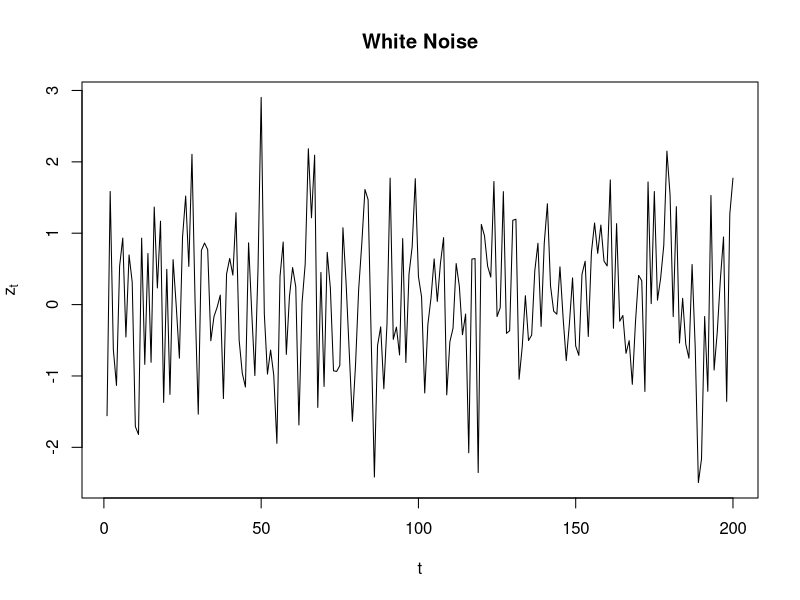
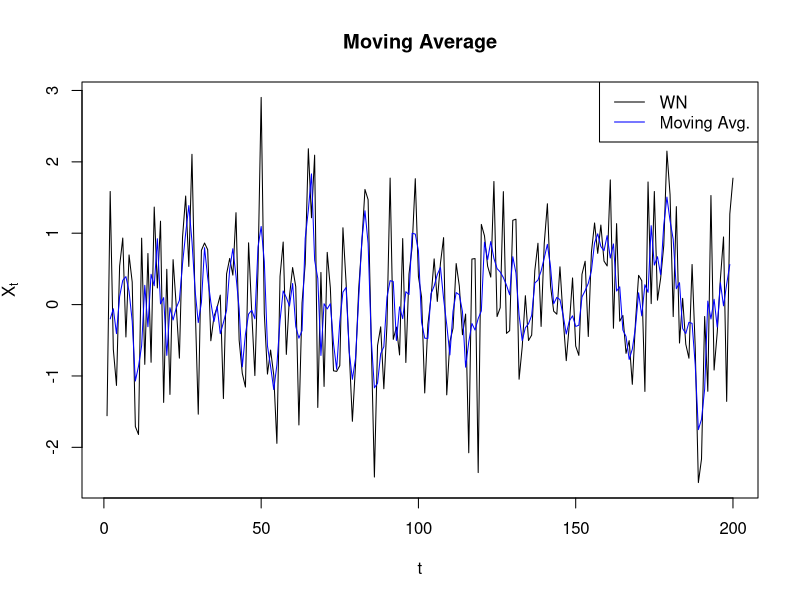
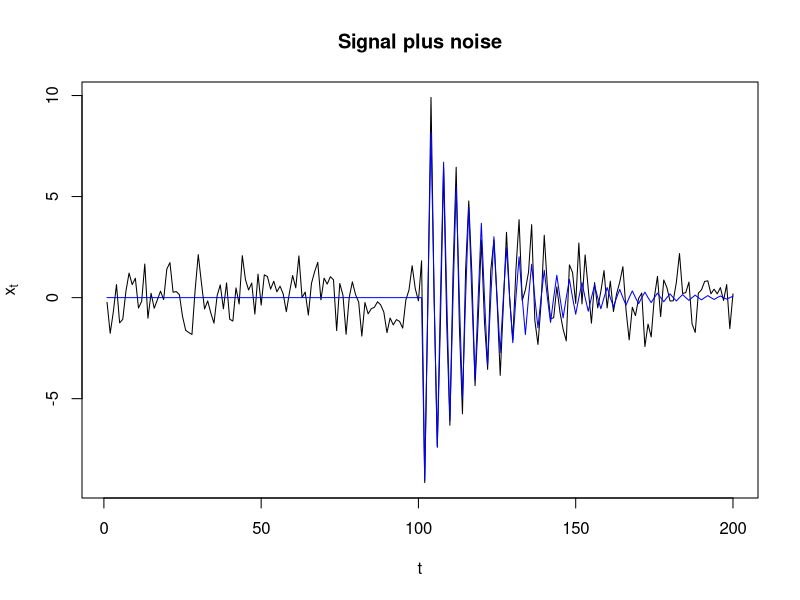
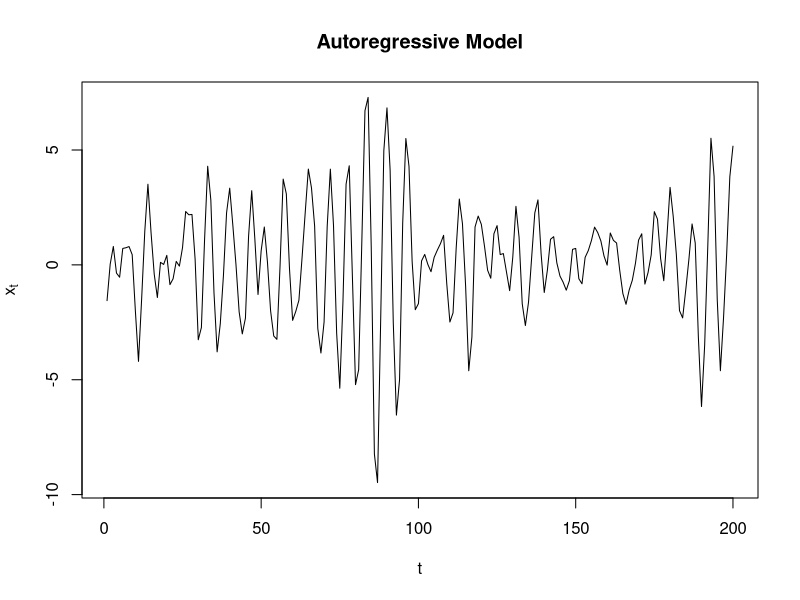
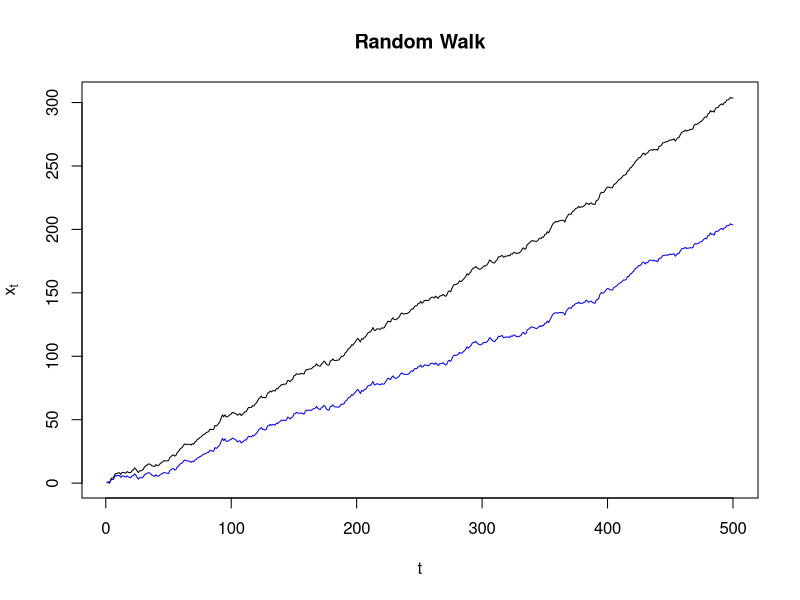
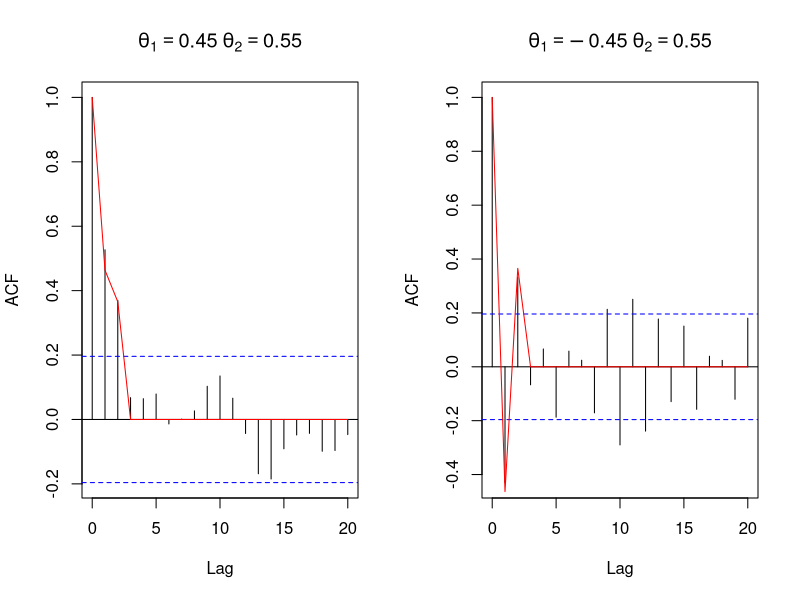

Source code (R) for these figures, in order:
## ---- chunk 1
# include=FALSE: the chunk of code is evaluated, but neither the code or its output is displayed (only for this current chunk)
knitr::opts_chunk$set(echo = TRUE) 
# globally, set echo=TRUE --> display both R code and the output
## ---- chunk 2
# simulate white noise from normal distribution with mean 0 and variance 1
z_t <- rnorm(200,0,1)
plot(z_t,xlab = "t",ylab = expression(z[t]),type = "l",main = "White Noise")
## ---- chunk 3
# See help for filter
?filter
# for explanation of what filter function does in R:
# https://stat.ethz.ch/pipermail/r-help/2008-August/170489.html
y_t = filter(z_t, filter = rep(1/3,3), sides = 2, method = "convolution")
# argument method: convulation to use moving average

# Plot of white-noise
plot(z_t,xlab = "t",ylab = expression(X[t]),type = "l",main = "Moving Average")
# Plot of moving-average
lines(y_t,col = "blue")
# Add legend
legend("topright",c("WN", "Moving Avg."),col = c("black","blue"),lty = 1)
## ---- chunk 4
s_t <- c(rep(0,100), 10*exp(-(1:100)/20)*cos(2*pi*1:100/4))
x_t <- ts(s_t + rnorm(200, 0, 1))
# Plot of time series
plot(x_t, xlab  = "t",ylab  = expression(x[t]),type = "l", main = "Signal plus noise")
# Add signal
lines(ts(s_t),col = "blue")

## ---- chunk 5
x_t <- filter(z_t,filter = c(1,-0.9),method = "recursive")
plot(x_t,xlab  = "t",ylab  = expression(x[t]),type = "l", main = "Autoregressive Model")
## ---- chunk 6
z_t <- rnorm(499,0,1)
x_t <- c(0,cumsum(z_t))
rw1 <- 1:500*0.6 + x_t
rw2 <- 1:500*0.4 + x_t
plot(rw1,type = "l",xlab = "t",ylab = expression(x[t]),
		 main = "Random Walk")
lines(rw2,col = "blue",type = "l")
## ---- chunk 7
# a
theta_1 <- 0.45
theta_2 <- 0.55
var_ma <- 1+theta_1^2+theta_2^2

# Simulate MA
x1 <- arima.sim(n = 100,model = list(ma=c(theta_1,theta_2)))
# Theoretical ACF
theo_acf1 <- c(var_ma,(theta_1 + theta_1*theta_2),theta_2,rep(0,18))/var_ma

# b
theta_1 <- -0.45
theta_2 <- 0.55
var_ma <- 1+theta_1^2+theta_2^2
x2 <- arima.sim(n = 100,model = list(ma=c(theta_1,theta_2)))
theo_acf2 <- c(var_ma,(theta_1 + theta_1*theta_2),theta_2,rep(0,18))/var_ma

# Plot both ACFs
op <- par(mfrow = c(1,2))
acf(x1,main = expression(theta[1] == 0.45~theta[2] == 0.55)) # Sample auto-correlation
lines(x = 0:20,y = theo_acf1,col = "red") # Add theoretical ACF

acf(x2,main = expression(theta[1] == -0.45~theta[2] == 0.55)) 
lines(x = 0:20,y = theo_acf2,col = "red")
par(op)
